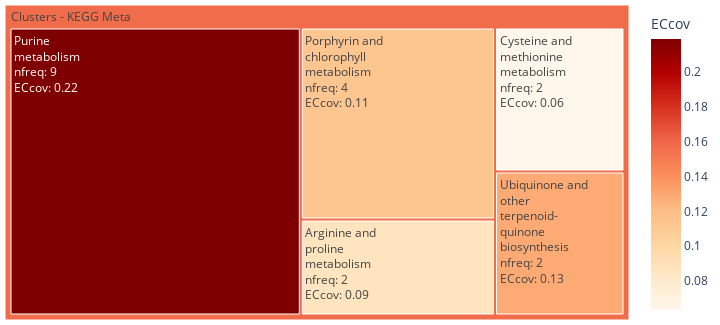

The notebook cell saved with this chart:
### Code cell
save = True

plt.rcParams['axes.linewidth'] = 0.8
plt.rcParams['lines.linewidth'] = 0.8
plt.rcParams['font.size'] = 8
plt.rcParams['xtick.labelsize'] = 6
plt.rcParams['ytick.labelsize'] = 6
plt.rcParams['legend.fontsize'] = 6

#garbage graph
fig = px.scatter(x=[0, 1, 2, 3, 4], y=[0, 1, 4, 9, 16])
fig.write_image("random.pdf")


df = pd.merge(counts, clusters)
df = df.sort_values('ECcov', ascending=False)
keggnames = dict(keggmeta[['feature','featurename']].values)
df['mapname'] = df['map'].apply(lambda x: keggnames.get(x))
df = df.sort_values(['nfreq', 'ECcov'], ascending=[False,False])

def customwrap(s, width=15):
    return "<br>".join(textwrap.wrap(s,width=width))

df['mapname'] = df['mapname'].apply(customwrap)
df = df[df['nfreq']>=2] # default 4

df = pd.merge(df.groupby('mapname')['ECcov'].sum().reset_index(),
              df.groupby('mapname')['nfreq'].apply(list).apply(lambda x: x[0]).reset_index())

fig = px.treemap(df, path=[px.Constant("Clusters - KEGG Meta"), 'mapname'], values='nfreq',
                  color='ECcov', hover_data=['ECcov'],
                  color_continuous_scale='OrRd',
                 width=720, height=325)

percents = (100*df.ECcov / sum(df.ECcov)).tolist()
salaries = df.ECcov.tolist()
fig.data[0].customdata = np.column_stack([percents, salaries])
fig.data[0].texttemplate = "%{label}<br>nfreq: %{value}<br>ECcov: %{customdata[1]:.2f}"

fig.update_layout(margin = dict(t=5, l=5, r=5, b=5),
                  uniformtext=dict(minsize=6))
fig.show()

if save == True:
    fig.write_image(f'images/{clusters_file}.ECcoverage.pdf')
    
!rm random.pdf

### Figure 1 — Plotly figure (JSON) as saved in the notebook; plotly's stock layout.template omitted (floating-point values rounded to 4 significant figures)
{"data": [{"branchvalues": "total", "customdata": [[14.21, 0.08696], [10.38, 0.06349], [18.57, 0.1136], [35.75, 0.2188], [21.09, 0.129]], "domain": {"x": [0, 1], "y": [0, 1]}, "hovertemplate": "labels=%{label}<br>nfreq=%{value}<br>parent=%{parent}<br>id=%{id}<br>ECcov=%{color}<extra></extra>", "ids": ["Clusters - KEGG Meta/Arginine and<br>proline<br>metabolism", "Clusters - KEGG Meta/Cysteine and<br>methionine<br>metabolism", "Clusters - KEGG Meta/Porphyrin and<br>chlorophyll<br>metabolism", "Clusters - KEGG Meta/Purine<br>metabolism", "Clusters - KEGG Meta/Ubiquinone and<br>other<br>terpenoid-<br>quinone<br>biosynthesis", "Clusters - KEGG Meta"], "labels": ["Arginine and<br>proline<br>metabolism", "Cysteine and<br>methionine<br>metabolism", "Porphyrin and<br>chlorophyll<br>metabolism", "Purine<br>metabolism", "Ubiquinone and<br>other<br>terpenoid-<br>quinone<br>biosynthesis", "Clusters - KEGG Meta"], "marker": {"coloraxis": "coloraxis", "colors": [0.08696, 0.06349, 0.1136, 0.2188, 0.129, 0.157]}, "name": "", "parents": ["Clusters - KEGG Meta", "Clusters - KEGG Meta", "Clusters - KEGG Meta", "Clusters - KEGG Meta", "Clusters - KEGG Meta", ""], "texttemplate": "%{label}<br>nfreq: %{value}<br>ECcov: %{customdata[1]:.2f}", "type": "treemap", "values": [2, 2, 4, 9, 2, 19]}], "layout": {"coloraxis": {"colorbar": {"title": {"text": "ECcov"}}, "colorscale": [[0, "rgb(255,247,236)"], [0.125, "rgb(254,232,200)"], [0.25, "rgb(253,212,158)"], [0.375, "rgb(253,187,132)"], [0.5, "rgb(252,141,89)"], [0.625, "rgb(239,101,72)"], [0.75, "rgb(215,48,31)"], [0.875, "rgb(179,0,0)"], [1, "rgb(127,0,0)"]]}, "height": 325, "legend": {"tracegroupgap": 0}, "margin": {"b": 5, "l": 5, "r": 5, "t": 5}, "uniformtext": {"minsize": 6}, "width": 720}}
